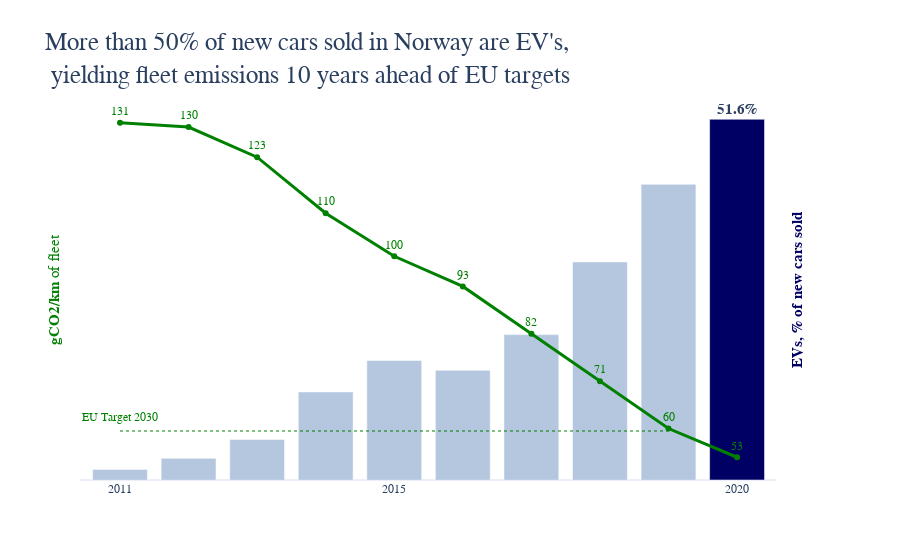

Source (notebook cell):
### Code cell
fig = make_subplots(specs=[[{"secondary_y": True}]])

fig.add_trace(
    go.Bar(x=df.index.values, y=df['% Newly Registered Cars'], 
           marker_color=['rgba(0,0,100,1)' if x > 50 else 'rgba(10,70,150,.3)' for x in df['% Newly Registered Cars'].values],
                            hovertemplate="%{x}: %{y}%",
          name='EV Sales'),
    secondary_y=False)

fig.update_yaxes(showgrid=False, showticklabels=False, secondary_y=False)
fig.update_layout(template='plotly_white')


fig.add_trace(
    go.Scatter(x=df.index.values, y=df['Avg fleet intensity'], name="Fleet Intensity, New Sales", 
               text=df['Avg fleet intensity'],
               mode='lines+markers+text',
               texttemplate='%{text:1d}',
               marker_color='green', 
               line = dict(width=3),
               textfont=dict(color='green'),
              textposition='top center',
                  hovertemplate="%{x}: %{y} gCO2/km"), 
    secondary_y=True,

)
# fig.update_traces(textposition='top left')

fig.update_layout(
    title_text="More than 50% of new cars sold in Norway are EV's, <br> yielding fleet emissions 10 years ahead of EU targets",
    titlefont=dict(size=25),
    yaxis=dict(title_text="<b>EVs, % of new cars sold</b>", 
               side='right',
               titlefont=dict(color='rgba(0,0,100,1)',size=15)
              ),
    yaxis2=dict(title_text="<b>gCO2/km</b> of fleet",
                tickfont=dict(color='green'),
                                titlefont=dict(color='green',size=15),
               side='left'),
    showlegend=False,

)


fig.update_yaxes(showgrid=False, showticklabels=False, secondary_y=True)

fig.add_trace(
    go.Scatter(x=[2011, 2019], y=[target_2030, target_2030], name="New Fleet Intensity, gCO2/km", 
               opacity=.5, mode='lines',
              line=dict(color='green', dash='dot')), secondary_y=True)
fig.add_annotation(text="EU Target 2030", x=2011, y=9, showarrow=False, secondary_y=True, font=dict(color='green'))


fig.add_annotation(text="<b> 51.6% </b>", x=2020, y=53, showarrow=False, font=dict(size=15))

fig.update_layout(font_family='Graphik, Futura',
                 xaxis=dict(tickvals=[2011, 2015, 2020]))

# fig.write_html("NorwayEVs.html")

### Figure 1 — Plotly figure (JSON) as saved in the notebook; plotly's stock layout.template omitted (floating-point values rounded to 4 significant figures)
{"data": [{"hovertemplate": "%{x}: %{y}%", "marker": {"color": ["rgba(10,70,150,.3)", "rgba(10,70,150,.3)", "rgba(10,70,150,.3)", "rgba(10,70,150,.3)", "rgba(10,70,150,.3)", "rgba(10,70,150,.3)", "rgba(10,70,150,.3)", "rgba(10,70,150,.3)", "rgba(10,70,150,.3)", "rgba(0,0,100,1)"]}, "name": "EV Sales", "type": "bar", "x": [2011, 2012, 2013, 2014, 2015, 2016, 2017, 2018, 2019, 2020], "xaxis": "x", "y": [1.5, 3.1, 5.8, 12.6, 17.1, 15.7, 20.8, 31.2, 42.3, 51.6], "yaxis": "y"}, {"hovertemplate": "%{x}: %{y} gCO2/km", "line": {"width": 3}, "marker": {"color": "green"}, "mode": "lines+markers+text", "name": "Fleet Intensity, New Sales", "text": [131, 130, 123, 110, 100, 93, 82, 71, 60, 53.33], "textfont": {"color": "green"}, "textposition": "top center", "texttemplate": "%{text:1d}", "type": "scatter", "x": [2011, 2012, 2013, 2014, 2015, 2016, 2017, 2018, 2019, 2020], "xaxis": "x", "y": [131, 130, 123, 110, 100, 93, 82, 71, 60, 53.33], "yaxis": "y2"}, {"line": {"color": "green", "dash": "dot"}, "mode": "lines", "name": "New Fleet Intensity, gCO2/km", "opacity": 0.5, "type": "scatter", "x": [2011, 2019], "xaxis": "x", "y": [59.4, 59.4], "yaxis": "y2"}], "layout": {"annotations": [{"font": {"color": "green"}, "showarrow": false, "text": "EU Target 2030", "x": 2011, "y": 9}, {"font": {"size": 15}, "showarrow": false, "text": "<b> 51.6% </b>", "x": 2020, "y": 53}], "font": {"family": "Graphik, Futura"}, "showlegend": false, "title": {"font": {"size": 25}, "text": "More than 50% of new cars sold in Norway are EV's, <br> yielding fleet emissions 10 years ahead of EU targets"}, "xaxis": {"anchor": "y", "domain": [0, 0.94], "tickvals": [2011, 2015, 2020]}, "yaxis": {"anchor": "x", "domain": [0, 1], "showgrid": false, "showticklabels": false, "side": "right", "title": {"font": {"color": "rgba(0,0,100,1)", "size": 15}, "text": "<b>EVs, % of new cars sold</b>"}}, "yaxis2": {"anchor": "x", "overlaying": "y", "showgrid": false, "showticklabels": false, "side": "left", "tickfont": {"color": "green"}, "title": {"font": {"color": "green", "size": 15}, "text": "<b>gCO2/km</b> of fleet"}}}}
